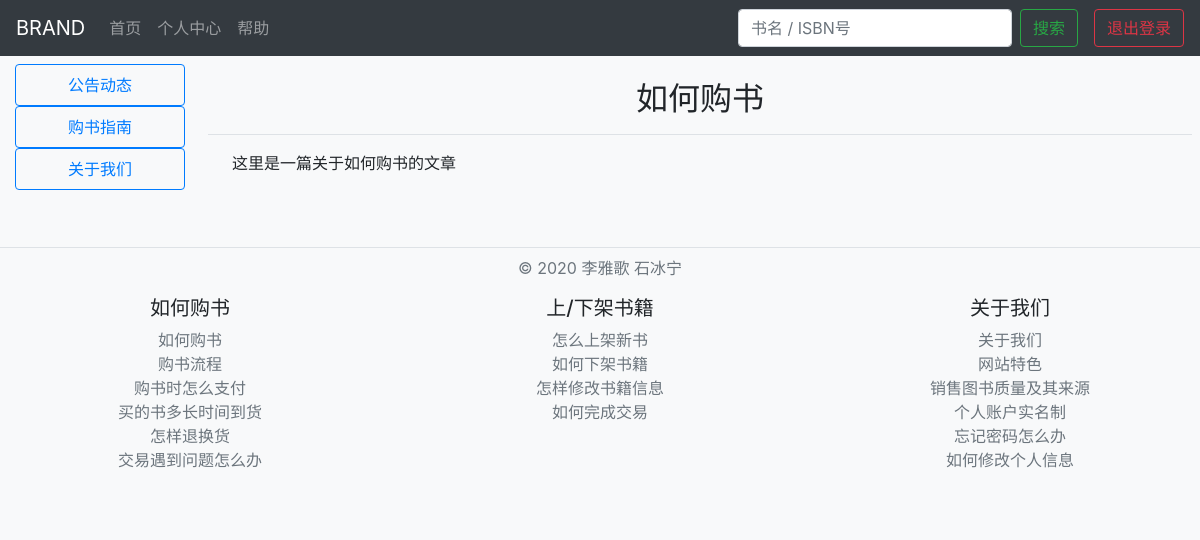
The page /help/article/2 (signed in) on the database as committed earlier.
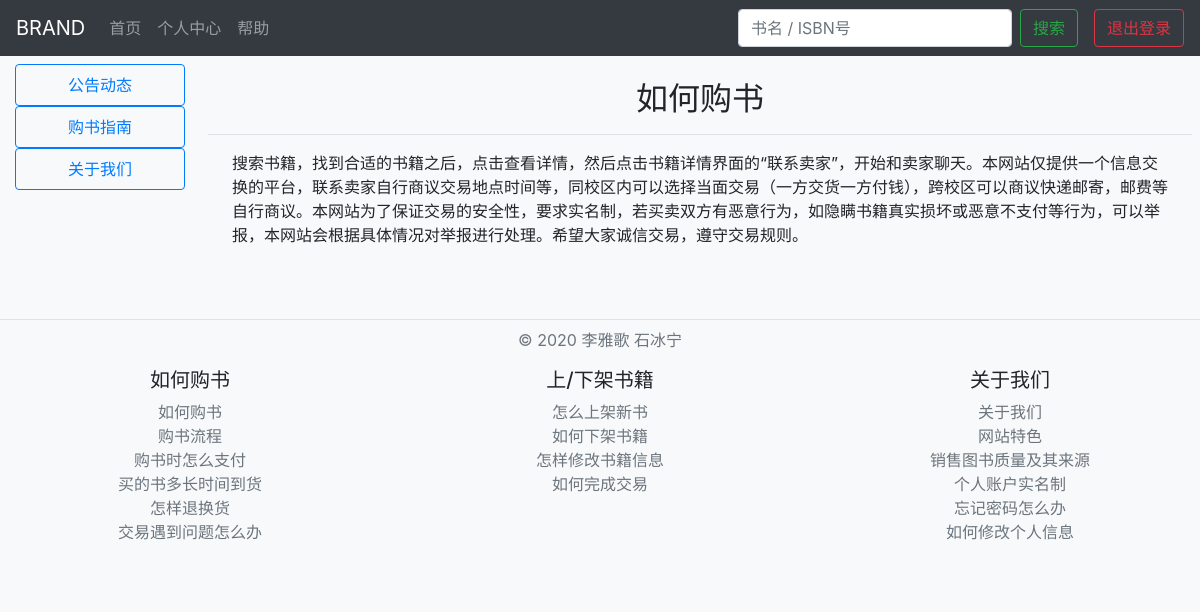
The same page on the database as committed later.
### help/models.py (models this page shows)
class Article(models.Model):
    title = models.CharField(max_length=255)
    content = models.TextField()

### help/views.py (the view)
# urls.py: path('article/<article_id>', ArticleView.as_view(), name='article'),
class ArticleView(TemplateView):
    template_name = "article.html"
    def get_context_data(self, **kwargs):
        context = super().get_context_data(**kwargs)
        article_id = context["article_id"]
        context["article"] = get_object_or_404(Article, pk=article_id)
        return context

### help/templates/article.html (shortened to what this page needs)
{% extends 'help_notice.html' %}
{% block mainbody %}
<main role="main" class="col-md-10 ml-sm-auto px-2">
  <h2 class="text-word-wrap border-bottom text-center py-3">{{ article.title }}</h2>
  <p class="text-word-wrap mx-4 mt-3 mb-5">{{ article.content }}</p>
</main>
{% endblock %}

Rows that differ between the two databases and show on the page:
changed Article "如何购书": content "这里是一篇关于如何购书的文章" → "搜索书籍，找到合适的书籍之后，点击查看详情，然后点击书籍详情界面的“联系卖家”，开始和卖家聊天。本网站仅提供一个信息交换的平台，联系卖家自行商议交易地点时间等，同校区内可以选择当面交易（一方交货一方付钱），跨校区可以商议快递邮寄，邮费等自行商议。本网站为了保证交易的安全性，要求实名制，若买卖双方有恶意行为，如隐瞒书籍真实损坏或恶意不支付等行为，可以举报，本网站会根据具体情况对举报进行处理。希望大家诚信交易，遵守交易规则。"
